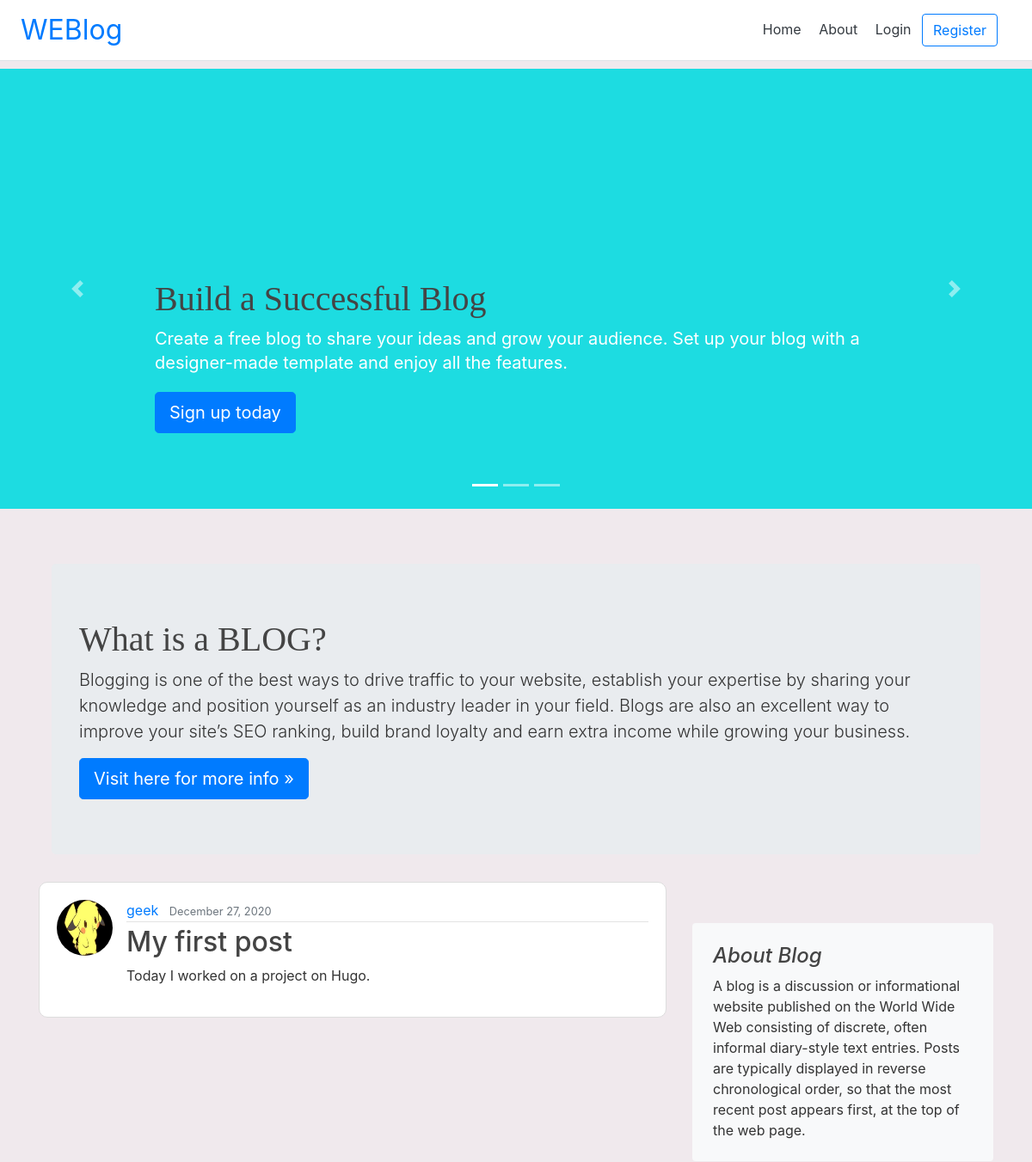
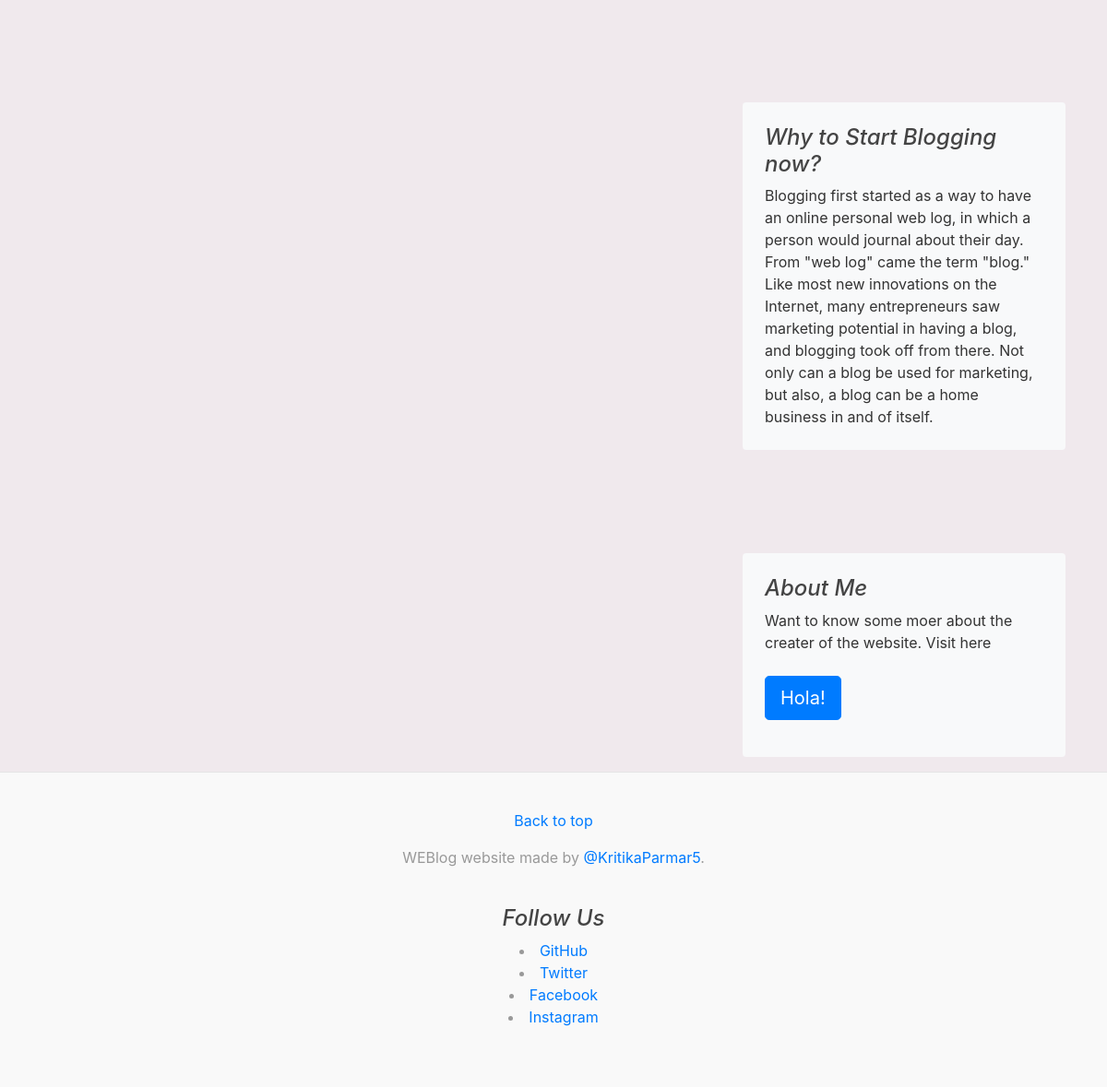
/blogs/blogpost/15/, run on the app's committed database (2 pictures, top to bottom).
### blogapp/models.py (models this page shows, shortened)
class BlogPost(models.Model):
    title = models.CharField(max_length=100)
    content = models.TextField()
    date_posted = models.DateTimeField(default=timezone.now)
    author = models.ForeignKey(User, on_delete=models.CASCADE)

### users/models.py (models this page shows, shortened)
class Profile(models.Model):
    user = models.OneToOneField(User, on_delete=models.CASCADE)
    image = models.ImageField(default='default.jpg', upload_to='profile_pics')

### blogapp/views.py (the view)
# urls.py: path('blogpost/<int:pk>/', PostDetailView.as_view(), name='post-detail'),
class PostDetailView(DetailView):
    model = BlogPost

### blogapp/templates/blogapp/blogpost_detail.html (shortened to what this page needs)
{% extends "blogapp/base.html" %}
{% block content %}
  <article class="media content-section">
    <img class="rounded-circle article-img" src="{{ object.author.profile.image.url }}">
    <div class="media-body">
      <div class="article-metadata">
        <a class="mr-2" href="{% url 'user-posts' object.author.username %}">{{ object.author }}</a>
        <small class="text-muted">{{ object.date_posted|date:"F d, Y" }}</small>
      </div>
      <h2 class="article-title">{{ object.title }}</h2>
      <p class="article-content">{{ object.content }}</p>
    </div>
  </article>
{% endblock content %}

### blogapp/static/blogapp/style.css (style rules this page uses)
body { background: #f0e9ed; color: #333333; margin-top: 5rem; }
h1, h2, h3, h4, h5, h6 { color: #444444; }
.content-section { background: #ffffff; padding: 20px 20px; border: 1px solid #dddddd; border-radius: 10px; margin-bottom: 20px; }
.article-title { color: #444444; }
.article-content { white-space: pre-line; }
.article-img { height: 65px; width: 65px; margin-right: 16px; }
.article-metadata { padding-bottom: 1px; margin-bottom: 4px; border-bottom: 1px solid #e3e3e3 }

### data on the page
BlogPost: author.profile.image (picture), author "geek", date_posted "December 27, 2020", title "My first post", content "Today I worked on a project on Hugo."
